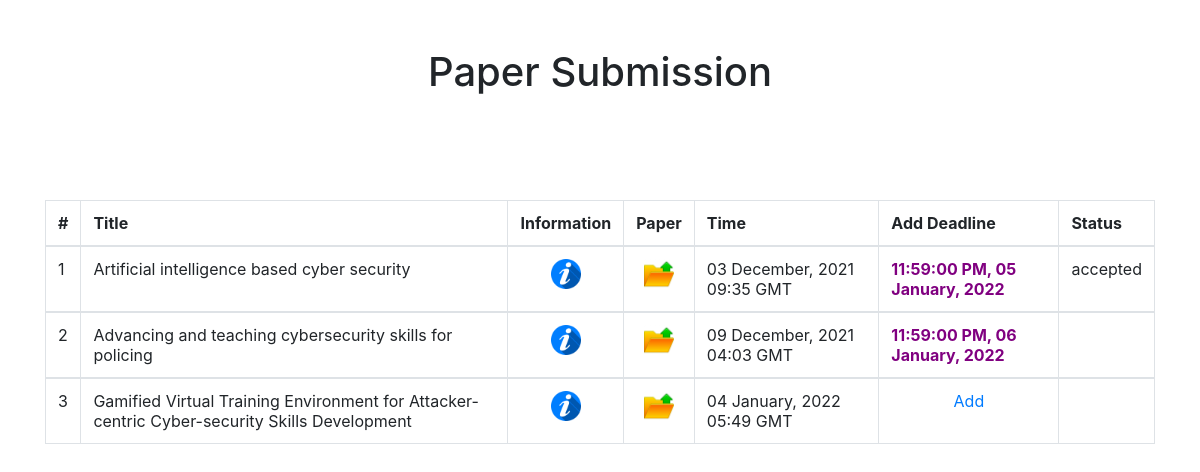
The page /Admin/papersub.php (signed in) on the database its author committed.
### tables this page shows
CREATE TABLE `author` (
  `id` int(10) NOT NULL,
  `fname1` varchar(255) NOT NULL,
  `lname1` varchar(255) NOT NULL,
  `email1` varchar(255) NOT NULL,
  `org1` varchar(255) NOT NULL,
  `corr1` varchar(255) NOT NULL,
  `fname2` varchar(255) NOT NULL,
  `lname2` varchar(255) NOT NULL,
  `email2` varchar(255) NOT NULL,
  `org2` varchar(255) NOT NULL,
  `corr2` varchar(255) NOT NULL,
  `fname3` varchar(255) NOT NULL,
  `lname3` varchar(255) NOT NULL,
  `email3` varchar(255) NOT NULL,
  `org3` varchar(255) NOT NULL,
  `corr3` varchar(255) NOT NULL,
  `fname4` varchar(255) NOT NULL,
  `lname4` varchar(255) NOT NULL,
  `email4` varchar(255) NOT NULL,
  `org4` varchar(255) NOT NULL,
  `corr4` varchar(255) NOT NULL,
  `title` text NOT NULL,
  `abstract` text NOT NULL,
  `keywords` text NOT NULL,
  `file` varchar(255) NOT NULL,
  `datetime` datetime(6) NOT NULL
);

CREATE TABLE `deadline` (
  `id` int(10) NOT NULL,
  `paperno` int(10) NOT NULL,
  `date` date NOT NULL,
  `time` time(6) NOT NULL
);

CREATE TABLE `paper_status` (
  `id` int(10) NOT NULL,
  `paperno` int(10) NOT NULL,
  `title` varchar(255) NOT NULL,
  `status` varchar(255) NOT NULL,
  `comment` text NOT NULL
);

### Admin/papersub.php (the view, shortened to what this page needs)
<?php
include("config.php");
?>
<html>
<head>
   <link rel="stylesheet" href="../sp/css/bootstrap.min.css">
<center>
<br><br>
<head><h1>Paper Submission</h1></head></center>
<body>
<center>
<br>
<?php
$sql="select * from author";
$res=mysqli_query($conn,$sql);
echo "<center>";
echo "<div class='container'>";
echo "<table class='table table-bordered table-hover'>";
echo "<thead><tr>
<th>#</th>
<th>Title</th>
<th>Information</th>
<th>Paper</th>
<th>Time</th>
<th>Add Deadline</th>
<th>Status</th>
</tr></thead>";
while($row=mysqli_fetch_array($res)){
$sql1="select * from paper_status where paperno='$row[id]'";
$res1=mysqli_query($conn,$sql1);
$row1=mysqli_fetch_array($res1);
	echo "<tbody><tr>";
echo "<td>".$row['id']."</td>";
echo "<td>".$row['title']."</td>";
echo "<td><center><a href='Info.php?id=$row[id]'><img src='info.png' alt='Information' width='30' height='30'></a></center></td>";
echo "<td><center><a href='../download2.php?id=$row[id]'><img src='file.png' alt='Download' width='30' height='30'></a></center></td>";
echo "<td>".date('d F, Y h:i',strtotime($row['datetime']))." GMT</td>";
$sql2="select * from deadline where paperno='$row[id]'";
$res2=mysqli_query($conn,$sql2);
$row2=mysqli_fetch_array($res2);
if($row2['date']==NULL)
echo "<td><center><a href='deadline.php?id=$row[id]'>Add</a></center></td>";
else echo "<td><span style='color:purple;font-size:16px;'><strong>".date('h:i:s A',strtotime($row2['time'])).", ".date('d F, Y',strtotime($row2['date']))."</strong></span></td>";
echo "<td>".$row1['status']."</td>";
echo "</tr></tbody>";
echo "<br>";
}
echo "</table></div>";
echo "</center>";
echo "<br><br>";
?>
<br>
</center>
<body>

### rows shown on the page
author: id "1", title "Artificial intelligence based cyber security", datetime "03 December, 2021 09:35", deadline.time "11:59:00 PM", deadline.date "05 January, 2022", paper_status.status "accepted"
author: id "2", title "Advancing and teaching cybersecurity skills for policing", datetime "09 December, 2021 04:03", deadline.time "11:59:00 PM", deadline.date "06 January, 2022"
author: id "3", title "Gamified Virtual Training Environment for Attacker-centric Cyber-security Skills Development", datetime "04 January, 2022 05:49"
